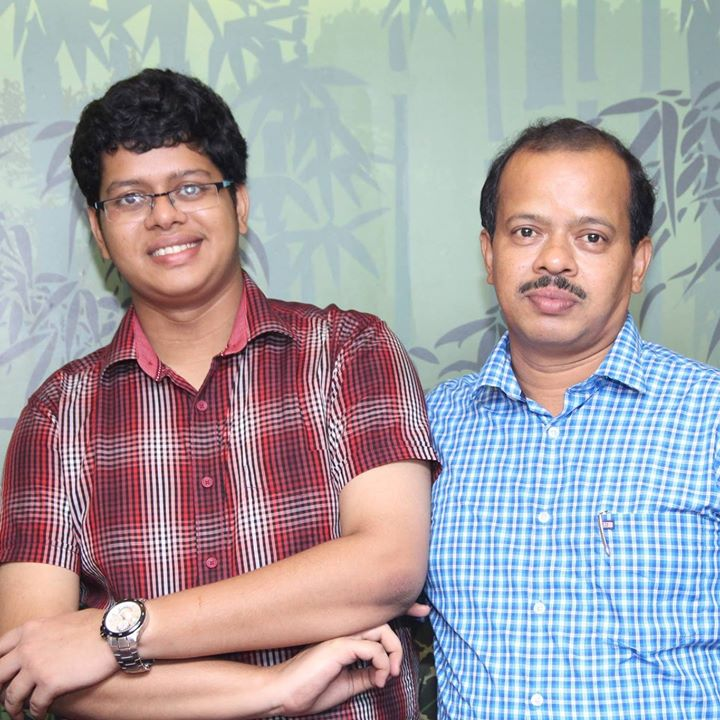
#> input picture practiceFiles/Rohit/rohit.jpg, 720 x 720 px
$ python corners.py
#> lines starting #> are read from the running program, lines starting #| are printed output that depends on the picture; after the words box and inside, x2 and y2 are one past the last pixel; in counts of white or black regions, pixels touching at a corner belong together
import numpy as np
import cv2

img = cv2.imread('rohit.jpg') #gray
#> img is the input picture: shape (720, 720, 3); mean B, G, R 164.9, 160.3, 166.1
gray = cv2.cvtColor(img,cv2.COLOR_BGR2GRAY)
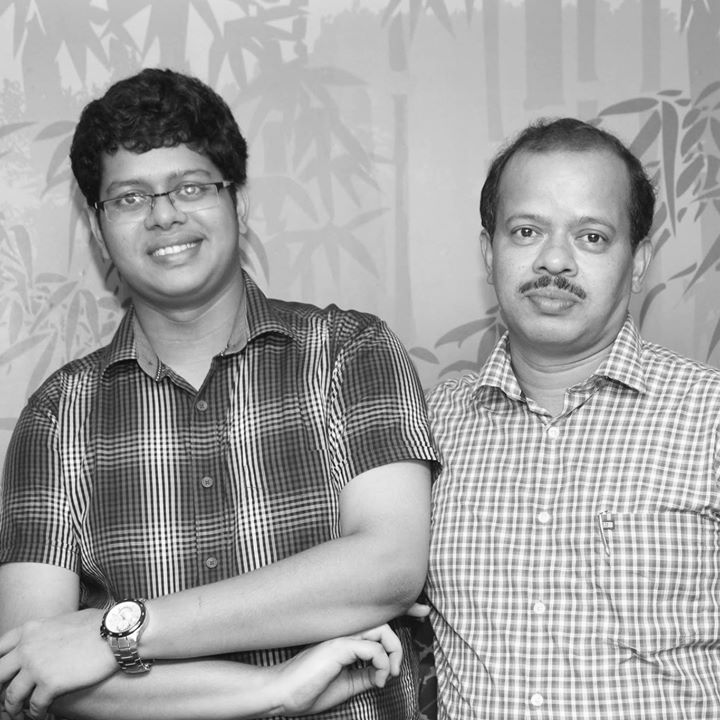
#> gray: shape (720, 720); min 5, max 255, mean 162.5
gray = np.float32(gray)
dst = cv2.cornerHarris(gray,2,3,0.04)
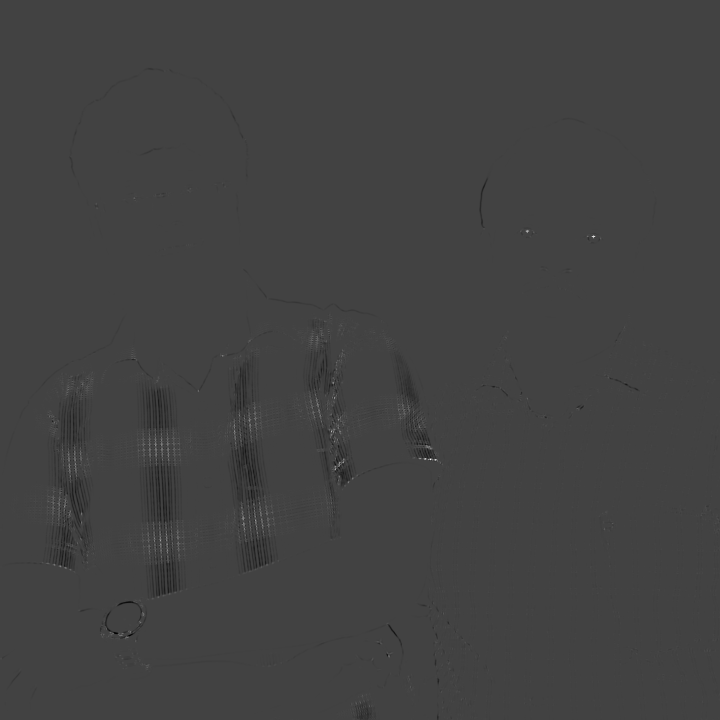
#> dst: shape (720, 720) float32; min -42935020, max 122069872, mean -146099.1; drawn with min black and max white
dst = cv2.dilate(dst,None)
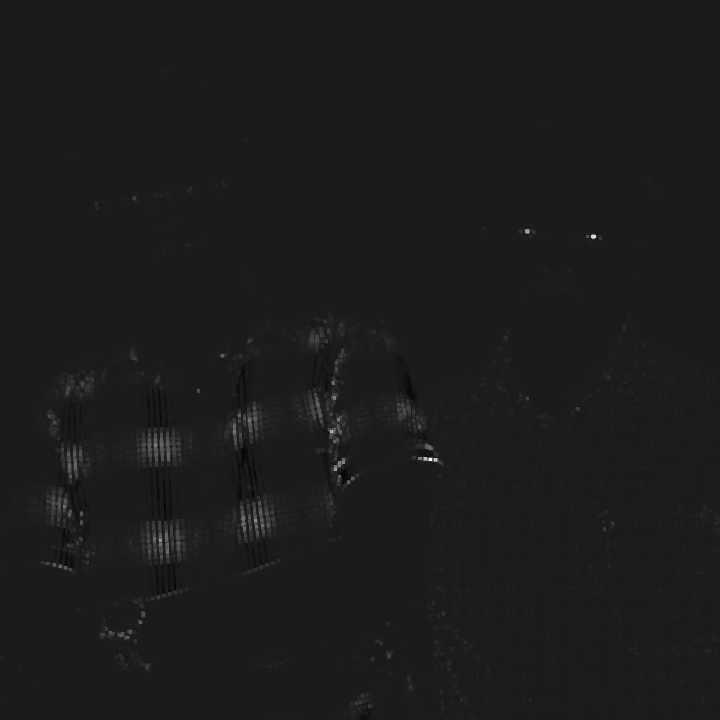
#> dst: shape (720, 720) float32; min -14608314, max 122069872, mean 487343.1; drawn with min black and max white
img[dst>0.01*dst.max()]=[0,0,255]
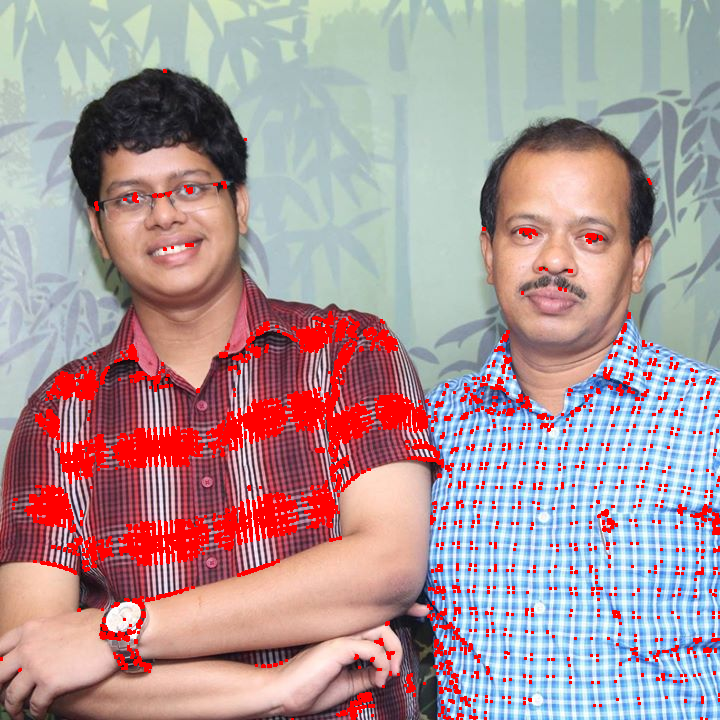
#> img: shape (720, 720, 3); 7.7% of pixels changed, all inside (x1, y1, x2, y2) = (0, 69, 720, 720)
cv2.imshow('dst',img)
cv2.waitKey(0)
cv2.destroyAllWindows()
